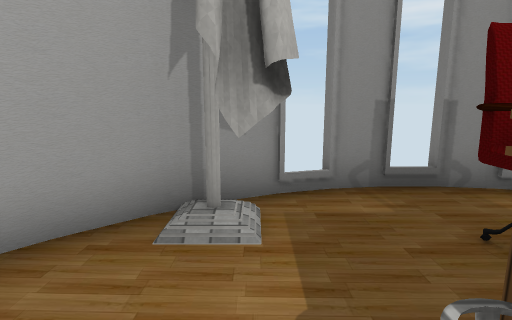
[1] (above)

12 first-person views from a walk through a scene from a Unity 3-D project. The camera is 1.3 m above the floor, tilts 10° down and sees 80° across. The floor is counted in squares, 1 m on a side. Each view is taken from the middle of a square. On the plan, view 1 faces up. The plan holds only what a view shows up to about 14 squares ahead; the rest is blank. The player is left out. Door leaves are left out, so doorways stand open. Some surface patterns are stand-ins.

[2]
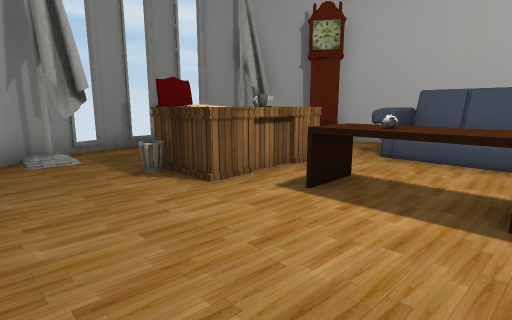

[3]
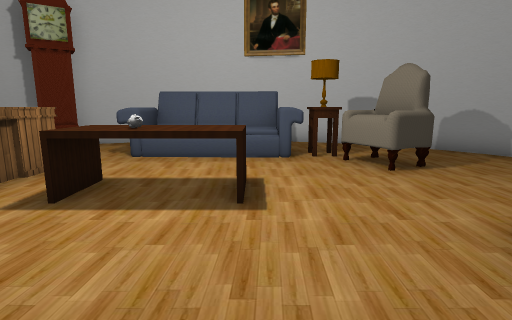

[4]
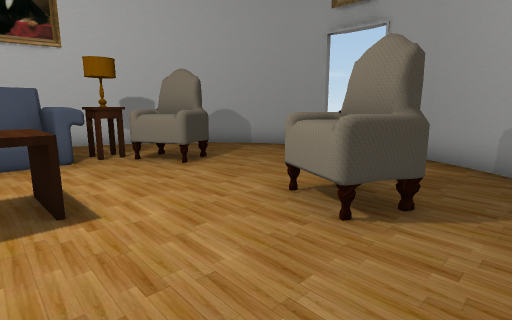

[5]
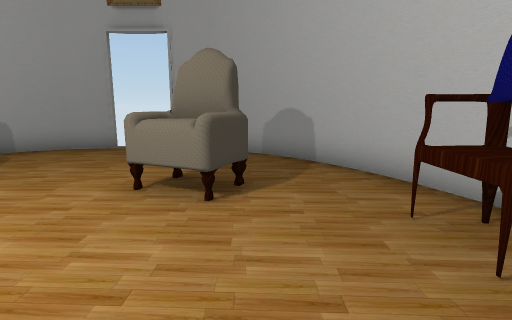

[6]
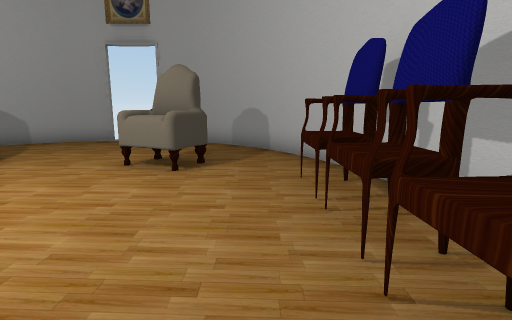

[7]
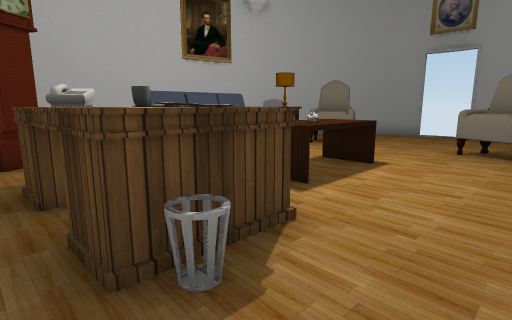

[8]
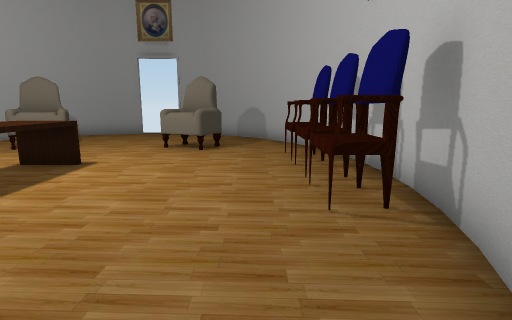

[9]
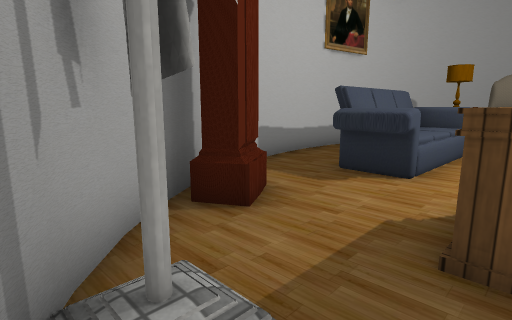

[10]
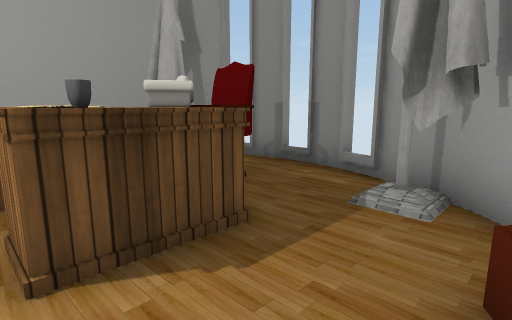

[11]
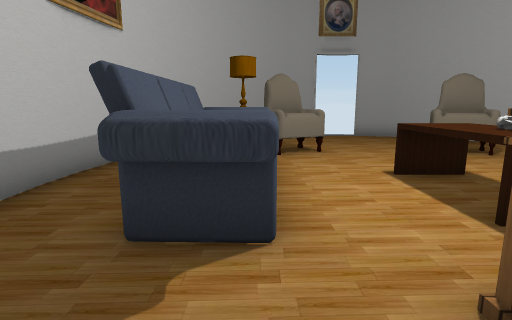

[12]
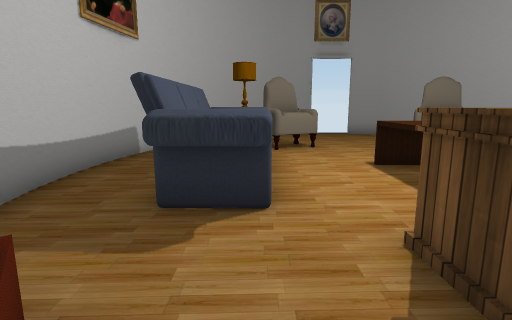

### Floor plan
Points are (right, up) in squares from view 1. A wall is a line through its corners. A room is listed if a view was taken in it or the views show most of it. See-through windows are left out.
Room 1 (views 1, 2, 3, 4, 5, 6, 7, 8, 9, 10, 11, 12)
walls: (-4.5, -5) (-4.4, -5.6); (-4.6, -3.9) (-4.5, -4.9); (-4.5, -2.8) (-4.6, -3.7); (-4.4, -2.2) (-4.5, -2.9); (-4.3, -6.3) (-4.1, -7.2); (-4.1, -7.1) (-3.7, -8.1) (-3.2, -9.1); (-4.1, -0.6) (-4.3, -1.4); (-3.7, 0.4) (-4.1, -0.7); (-3.3, -9) (-2.6, -9.9); (-3.2, 1.3) (-3.7, 0.3); (-2.7, -9.9) (-2, -10.7); (9.5, -5.1) (9.6, -3.9); (9.6, -4) (9.5, -2.7); (9.6, -2.8) (9.4, -1.6); (-2.6, 2.2) (-3.2, 1.2); (9.4, -6.2) (9.6, -4.9); (9.4, -1.8) (9.1, -0.6); (-2.1, -10.6) (-1.2, -11.4); (9.1, -7.2) (9.4, -6); (9.1, -0.7) (8.7, 0.3); (8.7, -8.2) (9.1, -7); (-1.4, -11.2) (-0.5, -11.9); (-2, 2.9) (-2.7, 2.1); (8.2, -9.1) (8.8, -8); (8.8, 0.3) (8.4, 1); (7.6, -10) (8.3, -9); (8, 1.6) (7.6, 2.2); (-0.6, -11.8) (0.4, -12.3); (-1.2, 3.6) (-2, 2.8); (7.8, 2) (7, 2.9) (6.3, 3.5); (7, -10.7) (7.7, -9.9); (0.3, -12.2) (1.6, -12.6); (-0.4, 4.1) (-1.3, 3.5); (6.2, -11.4) (7.1, -10.6); (3.4, -12.5) (4.7, -12.2); (5.5, -11.9) (6.3, -11.3); (0.4, 4.5) (-0.6, 4); (6.4, 3.5) (5.4, 4.1); (4.6, -12.3) (5.6, -11.8); (1.2, 4.7) (0.3, 4.4); (5.6, 4) (4.7, 4.5); (3, 4.8) (2, 4.8); (3.8, 4.7) (2.9, 4.9); (2.1, 4.9) (1.1, 4.7)
ways out: open door at (2.5, -12.5); gap at (2.5, 5)
objects: other object (-4, -6) to (-3, -5); other object (-4, -4) to (-3, -4); other object (-4, -3) to (-3, -2); other object (-1, -9) to (1, -7); other object (0, 3); other object (1, -1) to (4, 1); other object (2, -5) to (3, -2); other object (2, 2) to (3, 3); other object (3, -3); other object (3, 0); other object (4, -9) to (6, -7); other object (4, 1); other object (6, -7); other object (6, -6) to (8, -2); other object (6, 3); other object (7, -7); other object (7, 1) to (8, 1)

Positions as (right, up) in squares from view 1, and headings:
1: (0, 0), facing up
2: (-2, -5), facing up-right
3: (-2, -5), facing right
4: (-2, -4), facing down-right
5: (-1, -3), facing down
6: (-2, -1), facing down
7: (-1, 2), facing down-right
8: (-2, 2), facing down
9: (4, 4), facing down-right
10: (7, -1), facing up-left
11: (6, 1), facing down
12: (6, 2), facing down
